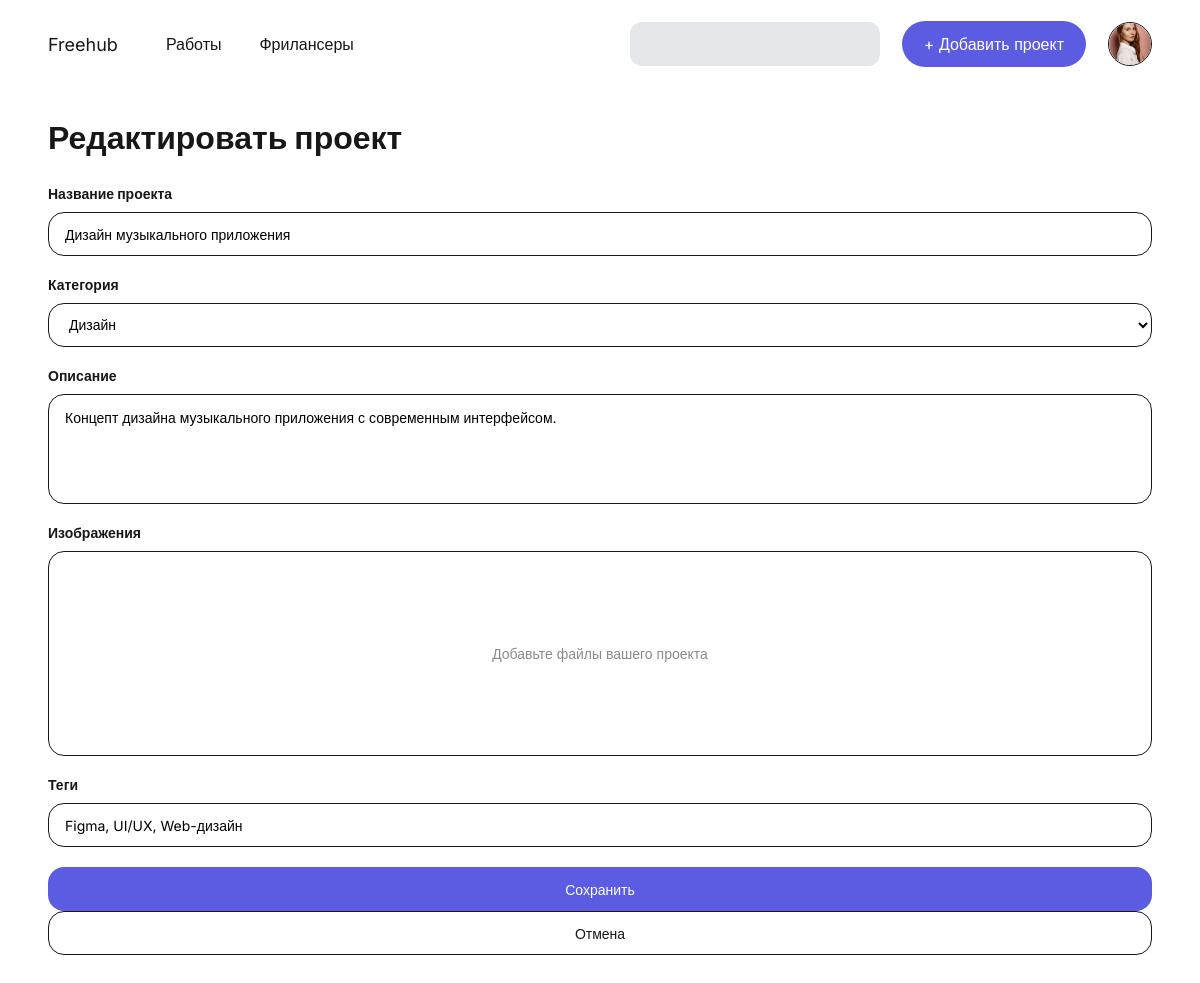
/project/1/edit/ (signed in), run on the app's committed database.
### main/models.py (models this page shows, shortened)
class Project(models.Model):
    author = models.ForeignKey(User, on_delete=models.CASCADE)
    category = models.ForeignKey(Category, on_delete=models.CASCADE)
    title = models.CharField(max_length=200)
    description = models.TextField()
    tags = models.CharField(max_length=200, blank=True)
    created_at = models.DateTimeField(auto_now_add=True)

### main/views.py (the view)
# urls.py: path("project/<int:project_id>/edit/", views.edit_project, name="edit_project"),
@login_required
def edit_project(request, project_id):
    project = get_object_or_404(
        Project,
        id=project_id,
        author=request.user
    )
    if request.method == "POST":
        form = ProjectForm(request.POST, instance=project)
        if form.is_valid():
            form.save()
            return redirect("account")
    else:
        form = ProjectForm(instance=project)
    return render(request, "main/add_project.html", {
        "form": form,
        "edit_mode": True,
        "page_title": "Редактировать проект",
        "submit_text": "Сохранить"
    })

### main/forms.py
class ProjectForm(forms.ModelForm):
    class Meta:
        model = Project
        fields = ["title", "category", "description", "tags"]

### main/models.py (called while the page is built)
    def __str__(self):
        return self.name

### main/templates/main/add_project.html (shortened to what this page needs)
{% extends "main/base.html" %}
{% block content %}
<section class="add-project-page">
    <h1>{{ page_title|default:"Добавить проект" }}</h1>
    <form method="post" class="add-project-form">
        <label for="project-title">Название проекта</label>
        {{ form.title }}
        <label for="project-category">Категория</label>
        {{ form.category }}
        <label for="project-description">Описание</label>
        {{ form.description }}
        <label>Изображения</label>
        <div class="project-upload">
            <span>Добавьте файлы вашего проекта</span>
        </div>
        <label for="project-tags">Теги</label>
        {{ form.tags }}
        <button type="submit" class="publish-project">
            {{ submit_text|default:"Опубликовать" }}
        </button>
            <a href="{% url 'home' %}" class="cancel-project">
                Отмена
            </a>
    </form>
</section>
{% endblock %}

### main/static/main/style.css (style rules this page uses)
* { box-sizing:border-box; }
body { margin: 0; font-family: "Inter", sans-serif; font-weight: 400; color: #171717; }
.add-project-page { padding: 30px 48px 50px; }
.add-project-page h1 { margin: 0 0 28px; font-size: 32px; font-weight: 800; }
.add-project-form { display: flex; flex-direction: column; }
.add-project-form label { margin-bottom: 10px; font-size: 14px; font-weight: 800; }
.add-project-form input, .add-project-form select, .add-project-form textarea { width: 100%; margin-bottom: 20px; padding: 0 16px; border: 1px solid #171717; border-radius: 16px; background-color: #ffffff; font-family: "Inter", sans-serif; font-size: 14px; outline: none; }
.add-project-form input, .add-project-form select { height: 44px; }
.add-project-form textarea { height: 110px; padding-top: 14px; resize: none; }
.project-upload { display: flex; align-items: center; justify-content: center; width: 100%; height: 205px; margin-bottom: 20px; border: 1px solid #171717; border-radius: 16px; color: #8b8b8b; font-size: 14px; }
.publish-project { min-width: 135px; height: 44px; border: none; border-radius: 16px; background-color: #5b5ce2; color: #ffffff; font-family: "Inter", sans-serif; font-size: 14px; cursor: pointer; }
.cancel-project { display: inline-flex; align-items: center; justify-content: center; min-width: 125px; height: 44px; border: 1px solid #171717; border-radius: 16px; color: #171717; text-decoration: none; font-size: 14px; }

### data on the page
Project: title "Дизайн музыкального приложения", category "Дизайн", description "Концепт дизайна музыкального приложения с современным интерфейсом.", tags "Figma, UI/UX, Web-дизайн"

### other printed values
{{ page_title|default:"Добавить проект" }} "Редактировать проект"
{{ submit_text|default:"Опубликовать" }} "Сохранить"
